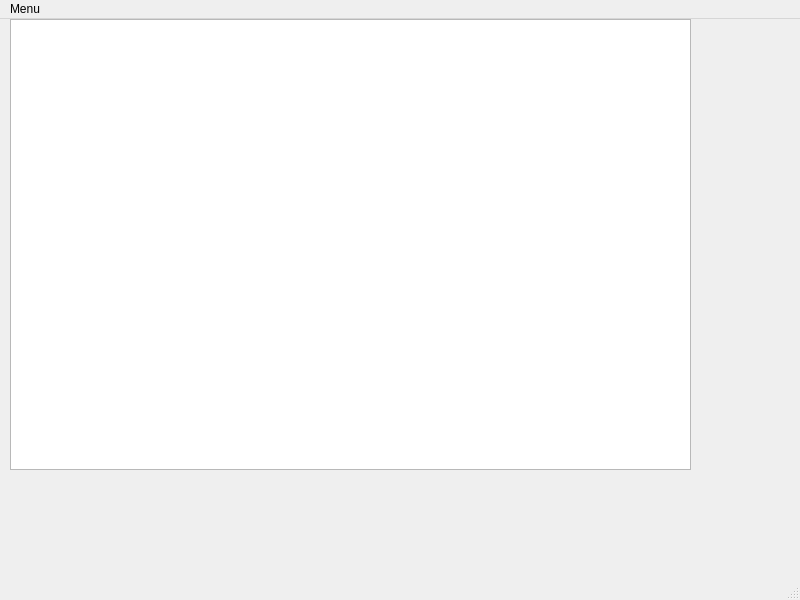
<?xml version="1.0" encoding="UTF-8"?>
<ui version="4.0">
 <class>AirportTable</class>
 <widget class="QMainWindow" name="AirportTable">
  <property name="geometry">
   <rect>
    <x>0</x>
    <y>0</y>
    <width>800</width>
    <height>600</height>
   </rect>
  </property>
  <property name="windowTitle">
   <string>TableauAeroport</string>
  </property>
  <widget class="QWidget" name="centralwidget">
   <widget class="QTextEdit" name="textEditAir">
    <property name="geometry">
     <rect>
      <x>10</x>
      <y>0</y>
      <width>681</width>
      <height>451</height>
     </rect>
    </property>
    <property name="styleSheet">
     <string notr="true">font: oblique 10pt &quot;Monospace&quot;;</string>
    </property>
   </widget>
  </widget>
  <widget class="QMenuBar" name="menubar">
   <property name="geometry">
    <rect>
     <x>0</x>
     <y>0</y>
     <width>800</width>
     <height>22</height>
    </rect>
   </property>
   <widget class="QMenu" name="menuMenu">
    <property name="title">
     <string>Menu</string>
    </property>
    <widget class="QMenu" name="menuAdd_Flight">
     <property name="title">
      <string>Add </string>
     </property>
     <addaction name="actionDeparture"/>
     <addaction name="actionArrival"/>
    </widget>
    <addaction name="menuAdd_Flight"/>
    <addaction name="actionDelete_Flight"/>
    <addaction name="actionClose"/>
   </widget>
   <addaction name="menuMenu"/>
  </widget>
  <widget class="QStatusBar" name="statusbar"/>
  <action name="actionDelete_Flight">
   <property name="text">
    <string>Delete</string>
   </property>
  </action>
  <action name="actionClose">
   <property name="text">
    <string>Close</string>
   </property>
  </action>
  <action name="actionDeparture">
   <property name="text">
    <string>Departure</string>
   </property>
  </action>
  <action name="actionArrival">
   <property name="text">
    <string>Arrival</string>
   </property>
  </action>
 </widget>
 <resources/>
 <connections>
  <connection>
   <sender>actionClose</sender>
   <signal>triggered()</signal>
   <receiver>AirportTable</receiver>
   <slot>close()</slot>
   <hints>
    <hint type="sourcelabel">
     <x>-1</x>
     <y>-1</y>
    </hint>
    <hint type="destinationlabel">
     <x>399</x>
     <y>299</y>
    </hint>
   </hints>
  </connection>
  <connection>
   <sender>actionDeparture</sender>
   <signal>triggered()</signal>
   <receiver>AirportTable</receiver>
   <slot>slotDeparture()</slot>
   <hints>
    <hint type="sourcelabel">
     <x>-1</x>
     <y>-1</y>
    </hint>
    <hint type="destinationlabel">
     <x>399</x>
     <y>299</y>
    </hint>
   </hints>
  </connection>
  <connection>
   <sender>actionArrival</sender>
   <signal>triggered()</signal>
   <receiver>AirportTable</receiver>
   <slot>slotArrival()</slot>
   <hints>
    <hint type="sourcelabel">
     <x>-1</x>
     <y>-1</y>
    </hint>
    <hint type="destinationlabel">
     <x>399</x>
     <y>299</y>
    </hint>
   </hints>
  </connection>
  <connection>
   <sender>actionDelete_Flight</sender>
   <signal>triggered()</signal>
   <receiver>AirportTable</receiver>
   <slot>slotDeleteFlight()</slot>
   <hints>
    <hint type="sourcelabel">
     <x>-1</x>
     <y>-1</y>
    </hint>
    <hint type="destinationlabel">
     <x>399</x>
     <y>299</y>
    </hint>
   </hints>
  </connection>
 </connections>
 <slots>
  <slot>slotDepart()</slot>
  <slot>slotArrivee()</slot>
  <slot>slotSupprimerVol()</slot>
  <slot>slotDeleteFlight()</slot>
  <slot>slotArrival()</slot>
  <slot>slotDeparture()</slot>
 </slots>
</ui>
